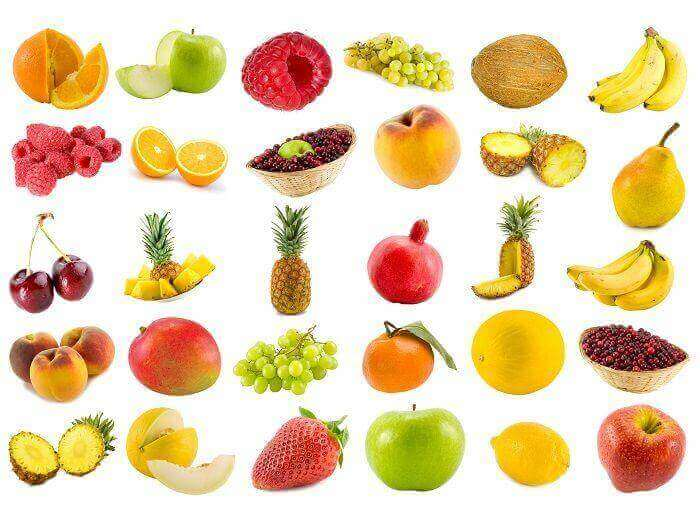
#> input picture images/fruits.jpg, 700 x 524 px
$ python FindingStrawberryinFruitsCollection.py
#> lines starting #> are read from the running program, lines starting #| are printed output that depends on the picture; after the words box and inside, x2 and y2 are one past the last pixel; in counts of white or black regions, pixels touching at a corner belong together
#Author - Deepak
#Date - 28/May/2019
#Descr - Finding Blueman using template matching in OpenCV.

import numpy as np
import cv2

image = cv2.imread('images/fruits.jpg')
#> image is the input picture: shape (524, 700, 3); mean B, G, R 174.7, 211.3, 233.4
#cv2.imshow("Where is Blueman ?", image)

gray_image = cv2.cvtColor(image, cv2.COLOR_BGR2GRAY)
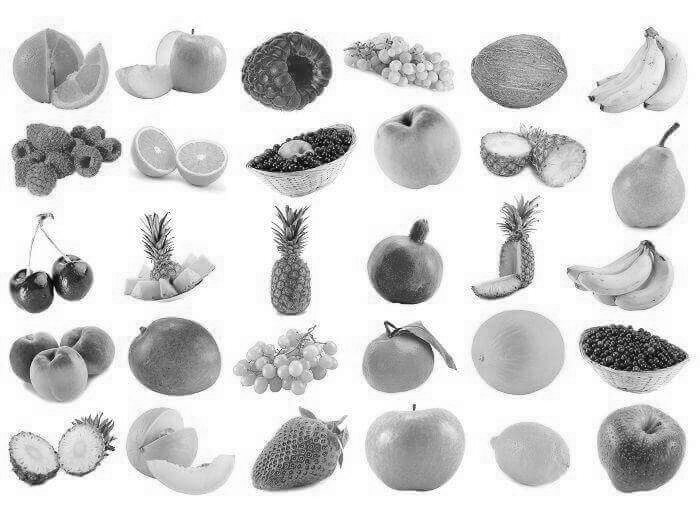
#> gray_image: shape (524, 700); min 1, max 255, mean 213.7

template = cv2.imread('images/strawberry.jpg', 0)
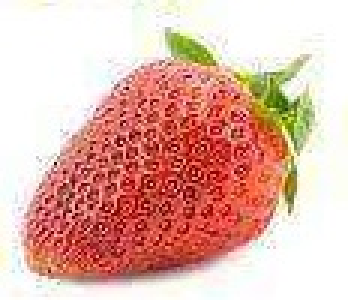
#> input picture images/strawberry.jpg, 116 x 100 px (shown 3 times larger)
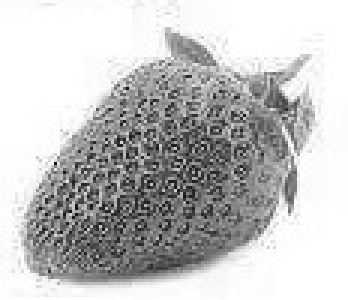
#> template: shape (100, 116) (shown 3 times larger); min 18, max 255, mean 193.5
Height, Width = template.shape[:2]
#> Height = 100; Width = 116

result = cv2.matchTemplate(gray_image, template, cv2.TM_CCOEFF)
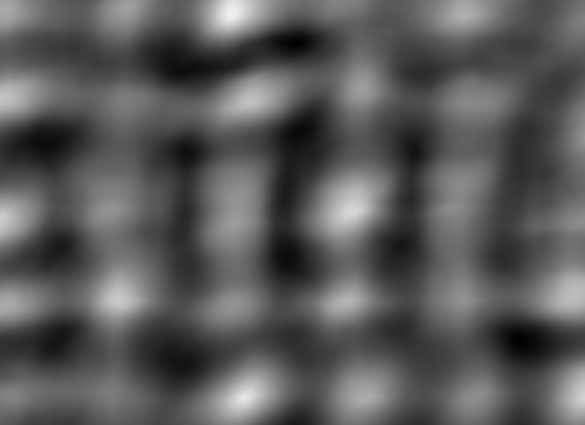
#> result: shape (425, 585) float32; min -28711724, max 54705388, mean 651691.6; drawn with min black and max white
min_val ,max_val, min_loc, max_loc = cv2.minMaxLoc(result)
#> min_val = -28711724; max_val = 54705388; min_loc = (520, 340); max_loc = (244, 397)

top_left = max_loc
#> top_left = (244, 397)
bottom_right = (top_left[0] + Width, top_left[1] + Width)
#> bottom_right = (360, 513)
cv2.rectangle (image, top_left, bottom_right, (0,0,255), 5)
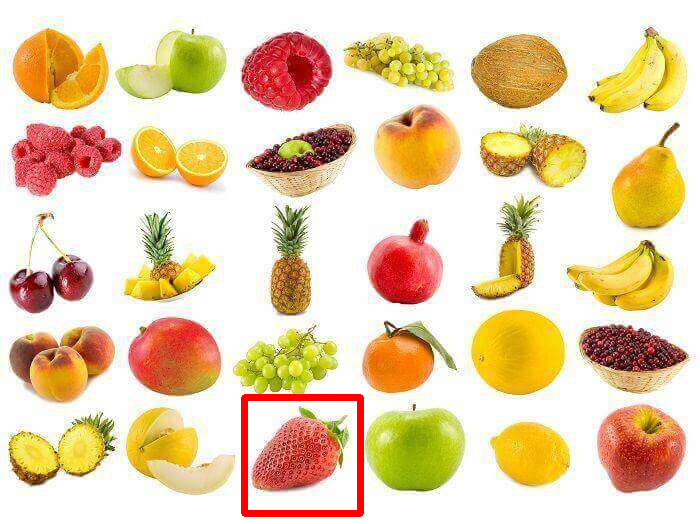
#> image: shape (524, 700, 3); 0.88% of pixels changed, all inside (x1, y1, x2, y2) = (241, 394, 364, 517)

cv2.imshow('Where is Blueman ?', image)

if cv2.waitKey(0) & 0xFF == ord('q'):
#> (key q is pressed here)
	cv2.destroyAllWindows()
